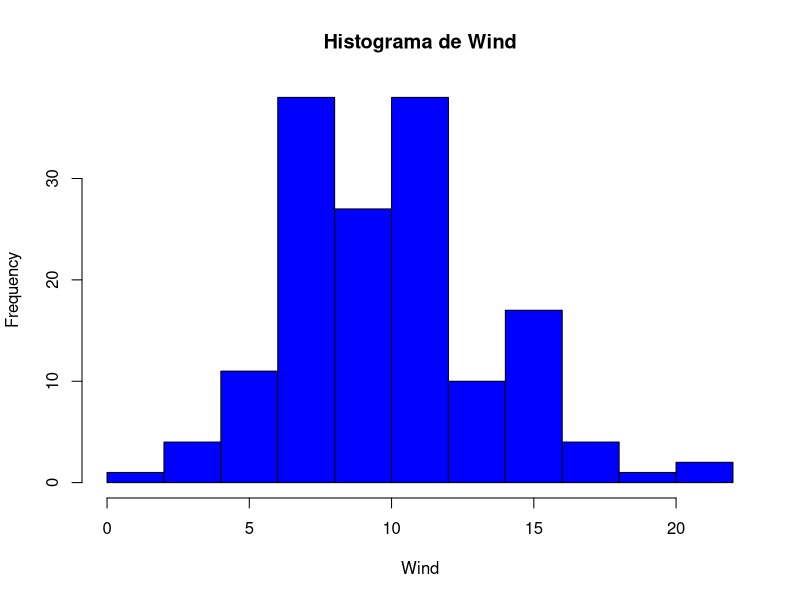
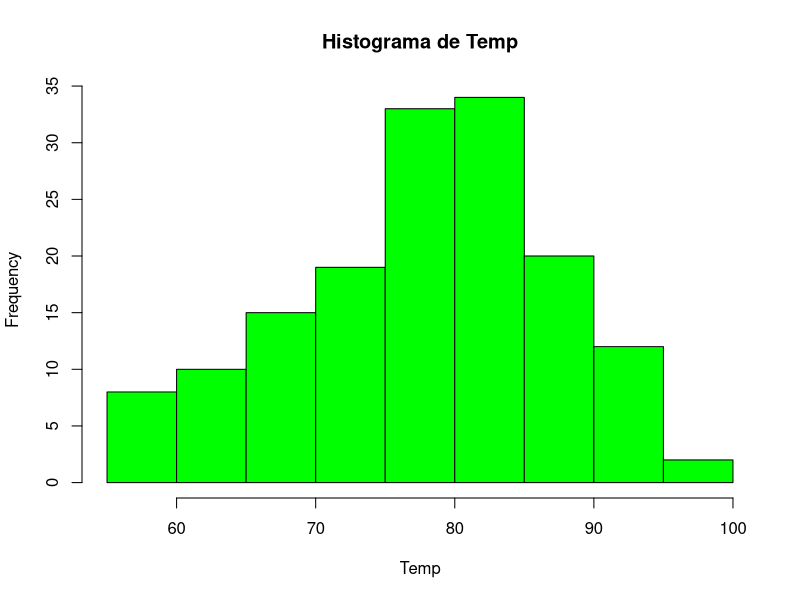
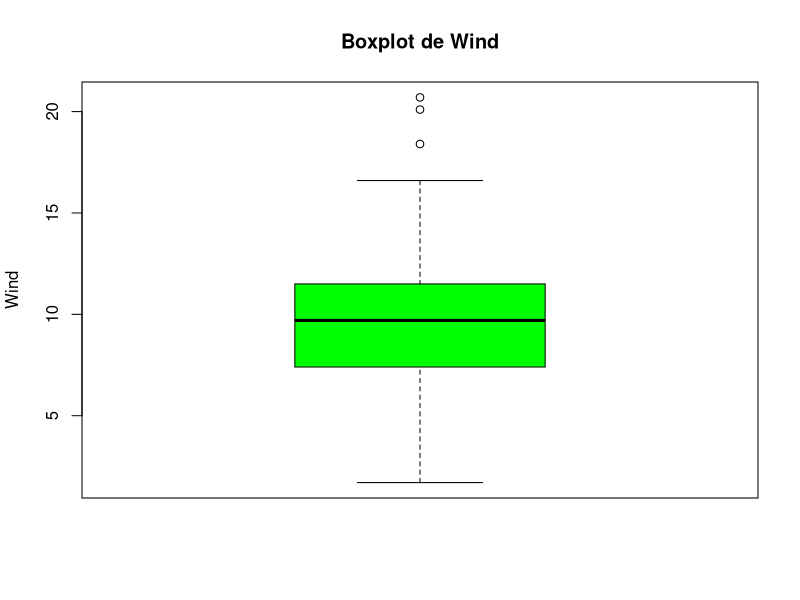
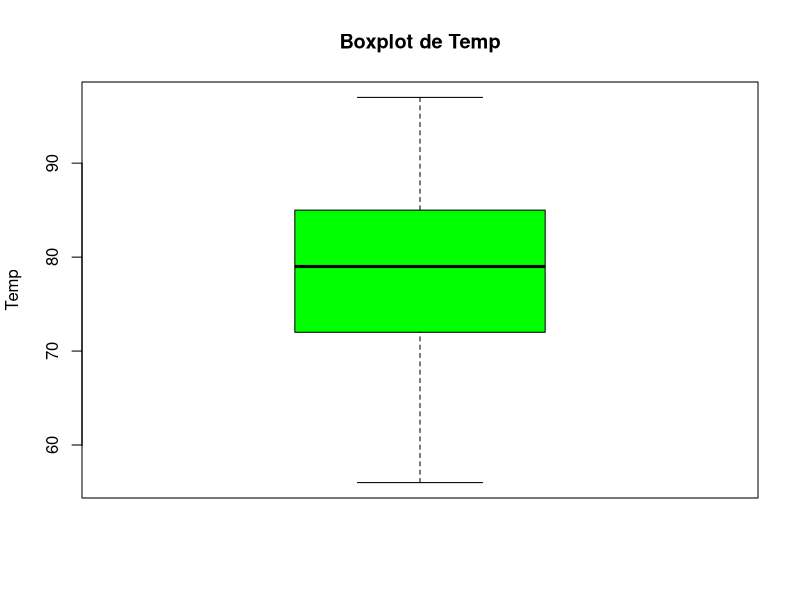
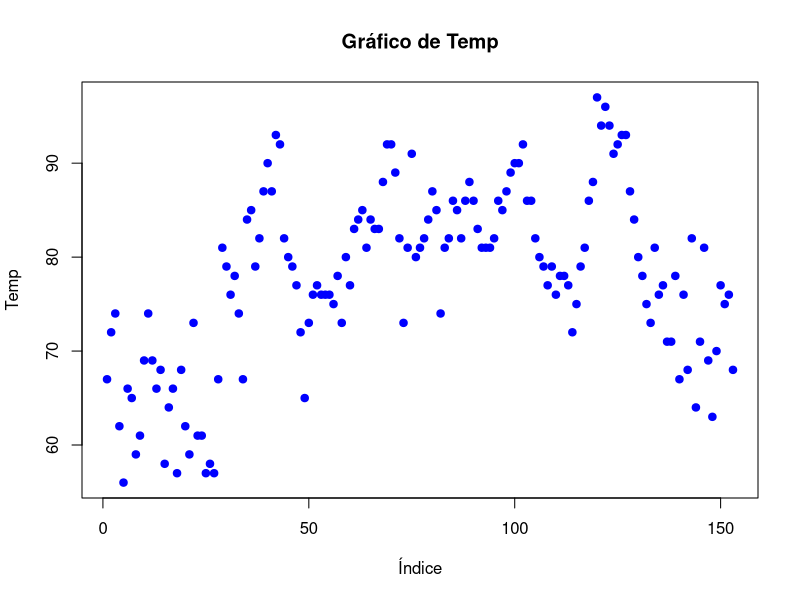

Generate these figures, in order, with R:
data(airquality)
?airquality

#tipos

str(airquality)

missing_data <- colSums(is.na(airquality))
missing_data

# Histograma de la variable Wind
hist(airquality$Wind, main = "Histograma de Wind", xlab = "Wind", col = "blue")

# Histograma de la variable Temp
hist(airquality$Temp, main = "Histograma de Temp", xlab = "Temp", col = "green")


# Filtrar los datos que tienen Temp entre 65 y 70 (sin incluir los extremos)
temp_filtered <- airquality$Temp > 65 & airquality$Temp < 70

# Calcular la proporción
proportion <- sum(temp_filtered, na.rm = TRUE) / sum(!is.na(airquality$Temp))
proportion


total_temp_filtered <- sum(temp_filtered, na.rm = TRUE)
total_temp_filtered

boxplot(airquality$Wind, main = "Boxplot de Wind", ylab="Wind",col="green")

boxplot(airquality$Temp, main = "Boxplot de Temp", ylab = "Temp", col = "green")

outliers_wind <- boxplot.stats(airquality$Wind)$out
outliers_wind_sorted <- sort(outliers_wind, decreasing = TRUE)

outliers_wind_sorted


summary_wind <- summary(airquality$Wind)
summary_wind

summary_temp <- summary(airquality$Temp)
summary_temp
# Graficar la variable Temp
plot(airquality$Temp, main = "Gráfico de Temp", xlab = "Índice", ylab = "Temp", col = "blue", pch = 19)

desvio <- sd(airquality$Wind, na.rm=FALSE)
desvio

iqr_wind <- IQR(airquality$Wind, na.rm = TRUE)
iqr_wind
